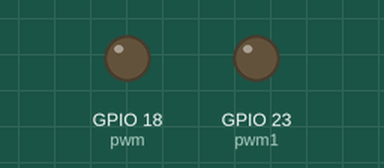
Recording of a program running on a simulated Raspberry Pi (BCM pin numbers). Shown: output pins drawn as LEDs (lit = HIGH). The clock reads 2024-03-15 10:24:30 at power-on unless the program sets it; what the program prints to the terminal is not drawn.

Above: at 0.1 s.
At 2.1 s:
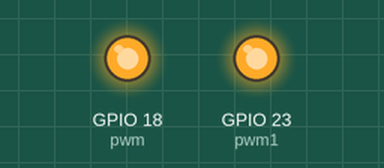
Timing chart, 0 to 3.6 s (numbered marks = the images above):
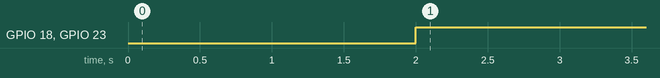

The program:

finalVecchio.py
```python
import time
import RPi.GPIO as GPIO

GPIO.setmode(GPIO.BCM)

GPIO.cleanup()

GPIO.setup(18, GPIO.OUT)
GPIO.setup(23, GPIO.OUT)

TRIG = 24
ECHO = 25

GPIO.setup(TRIG, GPIO.OUT)
GPIO.setup(ECHO, GPIO.IN)

pwm=GPIO.PWM(18, 1000)
pwm1=GPIO.PWM(23, 1000)
pwm.start(0)
pwm1.start(0)

GPIO.output(TRIG, False)
print "Aspettiamo il sensore"
time.sleep(2)

t_end = time.time() + 60 * 1
dist = 10.00

def avanti():
	pwm.ChangeDutyCycle(100)
	pwm1.ChangeDutyCycle(100)

def destra():
	pwm.ChangeDutyCycle(0)
	pwm1.ChangeDutyCycle(100)

def sinistra():
	pwm.ChangeDutyCycle(100)
	pwm1.ChangeDutyCycle(0)

def stop():
	pwm.ChangeDutyCycle(0)
	pwm1.ChangeDutyCycle(0)


try:
	while True:

			avanti()
			time.sleep(3)
			stop()


except KeyboardInterrupt:
	pwm.stop()
	pwm1.stop()
	GPIO.cleanup()

pwm.stop()
pwm1.stop()
GPIO.cleanup()
```

Measured:
- by itself, GPIO 18 (pwm), GPIO 23 (pwm1): LOW → HIGH at 2.0 s
